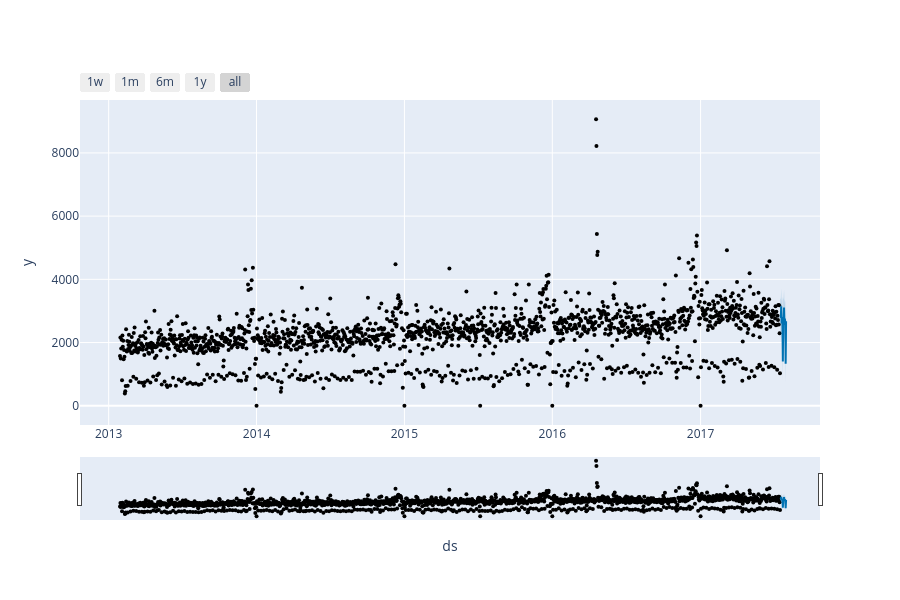
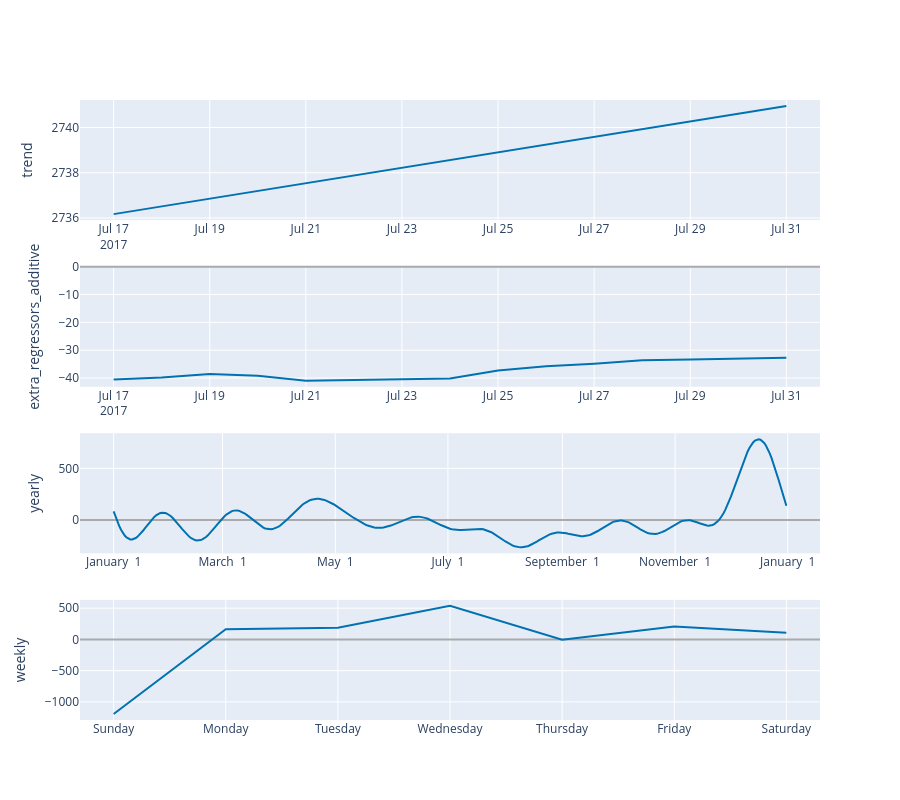

Notebook code for these charts, in order:
### Code cell
from prophet.plot import plot_plotly, plot_components_plotly

# Interactive forecast plot (zoomable)
fig = plot_plotly(prophet_model, prophet_forecast)
fig.show()

# Interactive components plot
fig2 = plot_components_plotly(prophet_model, prophet_forecast)
fig2.show()

# Residuals over time
residuals = focus_val_s["sales"].values - prophet_pred
plt.figure(figsize=(12, 4))
plt.plot(focus_val_s.index, residuals, label="Residuals")
plt.axhline(0, color="r", linestyle="--")
plt.title("Prophet — Residuals (Store 1, GROCERY I)")
plt.legend()
plt.tight_layout()
plt.show()

### Figure 1 — Plotly figure (JSON) as saved in the notebook; plotly's stock layout.template omitted (floating-point values rounded to 4 significant figures; data arrays with more than 128 entries replaced by an {"elided": "..."} marker saying what was removed)
{"data": [{"marker": {"color": "black", "size": 4}, "mode": "markers", "name": "Actual", "type": "scatter", "x": {"elided": "1626 str values"}, "y": {"elided": "1626 int values"}}, {"hoverinfo": "skip", "line": {"width": 0}, "mode": "lines", "type": "scatter", "x": ["2017-07-17T00:00:00", "2017-07-18T00:00:00", "2017-07-19T00:00:00", "2017-07-20T00:00:00", "2017-07-21T00:00:00", "2017-07-22T00:00:00", "2017-07-23T00:00:00", "2017-07-24T00:00:00", "2017-07-25T00:00:00", "2017-07-26T00:00:00", "2017-07-27T00:00:00", "2017-07-28T00:00:00", "2017-07-29T00:00:00", "2017-07-30T00:00:00", "2017-07-31T00:00:00"], "y": [2157.0, 2209.0, 2548.0, 2013.0, 2226.0, 2081.0, 786.7, 2132.0, 2162.0, 2468.0, 1942.0, 2140.0, 2056.0, 711.6, 2085.0]}, {"fill": "tonexty", "fillcolor": "rgba(0, 114, 178, 0.2)", "line": {"color": "#0072B2", "width": 2}, "mode": "lines", "name": "Predicted", "type": "scatter", "x": ["2017-07-17T00:00:00", "2017-07-18T00:00:00", "2017-07-19T00:00:00", "2017-07-20T00:00:00", "2017-07-21T00:00:00", "2017-07-22T00:00:00", "2017-07-23T00:00:00", "2017-07-24T00:00:00", "2017-07-25T00:00:00", "2017-07-26T00:00:00", "2017-07-27T00:00:00", "2017-07-28T00:00:00", "2017-07-29T00:00:00", "2017-07-30T00:00:00", "2017-07-31T00:00:00"], "y": [2774.0, 2798.0, 3148.0, 2604.0, 2809.0, 2702.0, 1396.0, 2746.0, 2763.0, 3106.0, 2555.0, 2755.0, 2642.0, 1331.0, 2676.0]}, {"fill": "tonexty", "fillcolor": "rgba(0, 114, 178, 0.2)", "hoverinfo": "skip", "line": {"width": 0}, "mode": "lines", "type": "scatter", "x": ["2017-07-17T00:00:00", "2017-07-18T00:00:00", "2017-07-19T00:00:00", "2017-07-20T00:00:00", "2017-07-21T00:00:00", "2017-07-22T00:00:00", "2017-07-23T00:00:00", "2017-07-24T00:00:00", "2017-07-25T00:00:00", "2017-07-26T00:00:00", "2017-07-27T00:00:00", "2017-07-28T00:00:00", "2017-07-29T00:00:00", "2017-07-30T00:00:00", "2017-07-31T00:00:00"], "y": [3391.0, 3376.0, 3719.0, 3180.0, 3446.0, 3324.0, 1996.0, 3370.0, 3409.0, 3674.0, 3180.0, 3363.0, 3265.0, 1916.0, 3259.0]}], "layout": {"height": 600, "showlegend": false, "width": 900, "xaxis": {"rangeselector": {"buttons": [{"count": 7, "label": "1w", "step": "day", "stepmode": "backward"}, {"count": 1, "label": "1m", "step": "month", "stepmode": "backward"}, {"count": 6, "label": "6m", "step": "month", "stepmode": "backward"}, {"count": 1, "label": "1y", "step": "year", "stepmode": "backward"}, {"step": "all"}]}, "rangeslider": {"visible": true}, "title": {"text": "ds"}, "type": "date"}, "yaxis": {"title": {"text": "y"}}}}

### Figure 2 — Plotly figure (JSON) as saved in the notebook; plotly's stock layout.template omitted (floating-point values rounded to 4 significant figures; data arrays with more than 128 entries replaced by an {"elided": "..."} marker saying what was removed)
{"data": [{"line": {"color": "#0072B2", "width": 2}, "mode": "lines", "name": "trend", "type": "scatter", "x": ["2017-07-17T00:00:00", "2017-07-18T00:00:00", "2017-07-19T00:00:00", "2017-07-20T00:00:00", "2017-07-21T00:00:00", "2017-07-22T00:00:00", "2017-07-23T00:00:00", "2017-07-24T00:00:00", "2017-07-25T00:00:00", "2017-07-26T00:00:00", "2017-07-27T00:00:00", "2017-07-28T00:00:00", "2017-07-29T00:00:00", "2017-07-30T00:00:00", "2017-07-31T00:00:00"], "xaxis": "x", "y": [2736.0, 2737.0, 2737.0, 2737.0, 2738.0, 2738.0, 2738.0, 2739.0, 2739.0, 2739.0, 2740.0, 2740.0, 2740.0, 2741.0, 2741.0], "yaxis": "y"}, {"line": {"color": "rgba(0, 114, 178, 0.2)", "width": 0}, "mode": "lines", "name": "trend_upper", "type": "scatter", "x": ["2017-07-17T00:00:00", "2017-07-18T00:00:00", "2017-07-19T00:00:00", "2017-07-20T00:00:00", "2017-07-21T00:00:00", "2017-07-22T00:00:00", "2017-07-23T00:00:00", "2017-07-24T00:00:00", "2017-07-25T00:00:00", "2017-07-26T00:00:00", "2017-07-27T00:00:00", "2017-07-28T00:00:00", "2017-07-29T00:00:00", "2017-07-30T00:00:00", "2017-07-31T00:00:00"], "xaxis": "x", "y": [2736.0, 2737.0, 2737.0, 2737.0, 2738.0, 2738.0, 2738.0, 2739.0, 2739.0, 2739.0, 2740.0, 2740.0, 2740.0, 2741.0, 2741.0], "yaxis": "y"}, {"fill": "tonexty", "fillcolor": "rgba(0, 114, 178, 0.2)", "line": {"color": "rgba(0, 114, 178, 0.2)", "width": 0}, "mode": "lines", "name": "trend_lower", "type": "scatter", "x": ["2017-07-17T00:00:00", "2017-07-18T00:00:00", "2017-07-19T00:00:00", "2017-07-20T00:00:00", "2017-07-21T00:00:00", "2017-07-22T00:00:00", "2017-07-23T00:00:00", "2017-07-24T00:00:00", "2017-07-25T00:00:00", "2017-07-26T00:00:00", "2017-07-27T00:00:00", "2017-07-28T00:00:00", "2017-07-29T00:00:00", "2017-07-30T00:00:00", "2017-07-31T00:00:00"], "xaxis": "x", "y": [2736.0, 2737.0, 2737.0, 2737.0, 2738.0, 2738.0, 2738.0, 2739.0, 2739.0, 2739.0, 2740.0, 2740.0, 2740.0, 2741.0, 2741.0], "yaxis": "y"}, {"line": {"color": "#0072B2", "width": 2}, "mode": "lines", "name": "extra_regressors_additive", "type": "scatter", "x": ["2017-07-17T00:00:00", "2017-07-18T00:00:00", "2017-07-19T00:00:00", "2017-07-20T00:00:00", "2017-07-21T00:00:00", "2017-07-22T00:00:00", "2017-07-23T00:00:00", "2017-07-24T00:00:00", "2017-07-25T00:00:00", "2017-07-26T00:00:00", "2017-07-27T00:00:00", "2017-07-28T00:00:00", "2017-07-29T00:00:00", "2017-07-30T00:00:00", "2017-07-31T00:00:00"], "xaxis": "x2", "y": [-40.52, -39.82, -38.51, -39.2, -40.97, -40.7, -40.44, -40.17, -37.27, -35.76, -34.89, -33.64, -33.33, -33.03, -32.73], "yaxis": "y2"}, {"line": {"color": "#0072B2", "width": 2}, "mode": "lines", "name": "yearly", "type": "scatter", "x": {"elided": "365 str values"}, "xaxis": "x3", "y": {"elided": "365 float values"}, "yaxis": "y3"}, {"line": {"color": "#0072B2", "width": 2}, "mode": "lines", "name": "weekly", "type": "scatter", "x": ["2017-01-01T00:00:00", "2017-01-02T00:00:00", "2017-01-03T00:00:00", "2017-01-04T00:00:00", "2017-01-05T00:00:00", "2017-01-06T00:00:00", "2017-01-07T00:00:00"], "xaxis": "x4", "y": [-1194.0, 163.0, 186.1, 536.9, -4.134, 206.9, 105.5], "yaxis": "y4"}], "layout": {"height": 800, "showlegend": false, "width": 900, "xaxis": {"anchor": "y", "domain": [0, 1], "range": ["2017-07-16T07:12:00", "2017-07-31T16:48:00"], "type": "date"}, "xaxis2": {"anchor": "y2", "domain": [0, 1], "range": ["2017-07-16T07:12:00", "2017-07-31T16:48:00"], "type": "date"}, "xaxis3": {"anchor": "y3", "domain": [0, 1], "range": ["2016-12-13T18:54:02.958904", "2018-01-18T11:04:57.863013"], "tickformat": "%B %e", "type": "date"}, "xaxis4": {"anchor": "y4", "domain": [0, 1], "range": ["2016-12-31T16:48:00", "2017-01-07T07:12:00"], "tickformat": "%A", "type": "date"}, "yaxis": {"anchor": "x", "domain": [0.8063, 1], "rangemode": "normal", "title": {"text": "trend"}, "zerolinecolor": "#AAA"}, "yaxis2": {"anchor": "x2", "domain": [0.5375, 0.7312], "rangemode": "tozero", "title": {"text": "extra_regressors_additive"}, "zerolinecolor": "#AAA"}, "yaxis3": {"anchor": "x3", "domain": [0.2687, 0.4625], "title": {"text": "yearly"}, "zerolinecolor": "#AAA"}, "yaxis4": {"anchor": "x4", "domain": [0, 0.1938], "title": {"text": "weekly"}, "zerolinecolor": "#AAA"}}}
